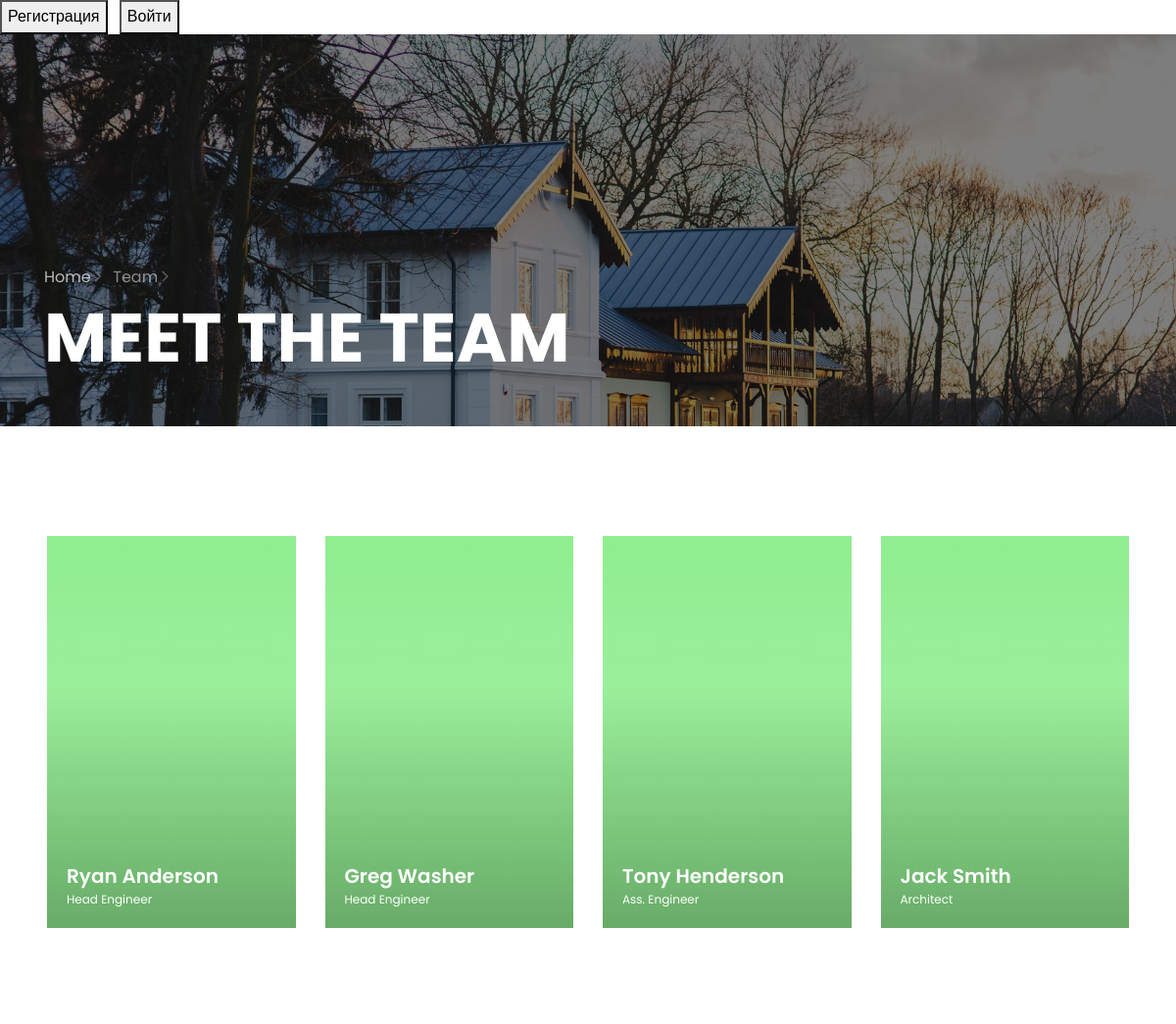
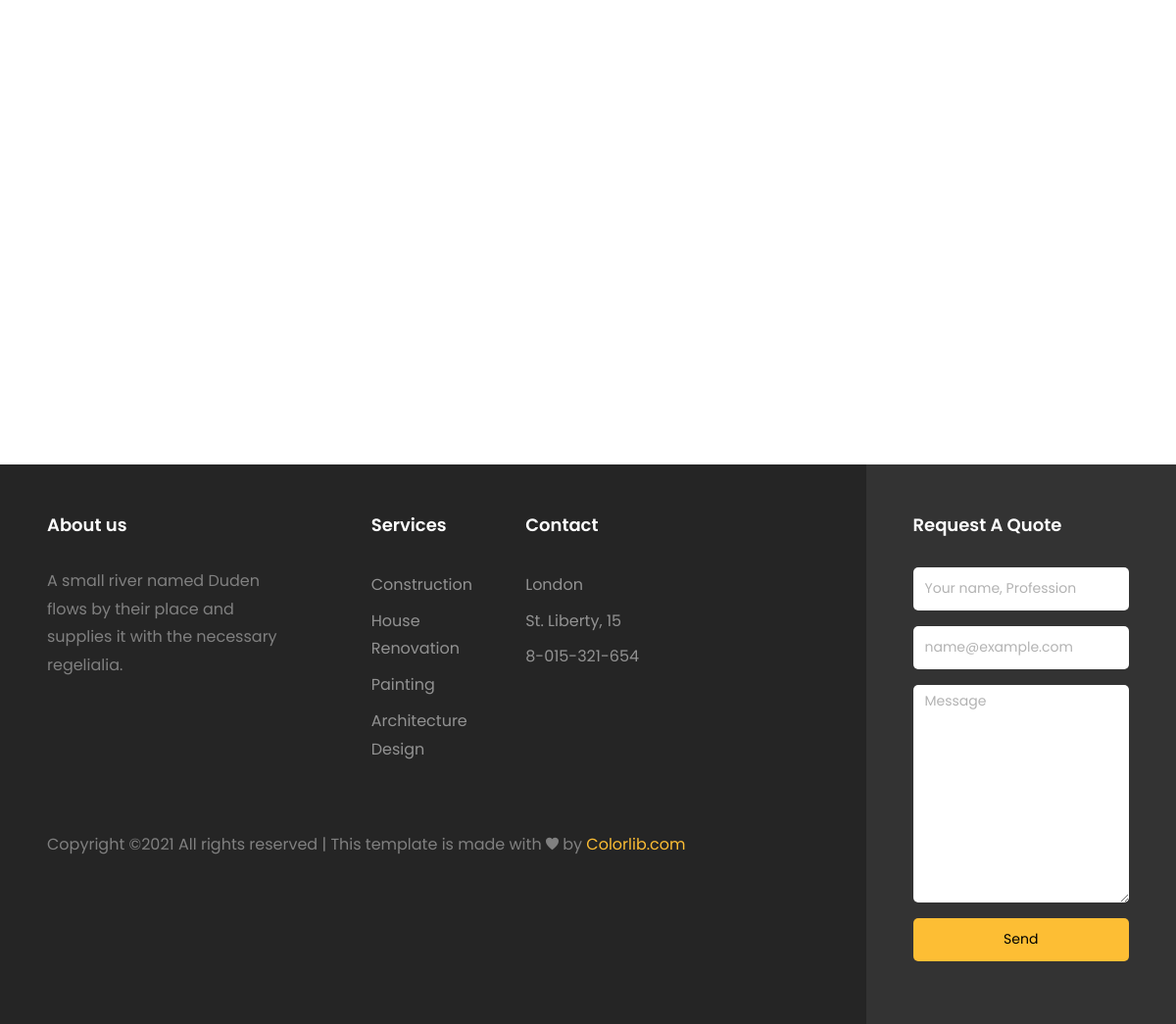
Page /team/ on the committed database (2 pictures, top to bottom).
### team/models.py (models this page shows, shortened)
class Employee(models.Model):
    name = models.CharField('Имя', max_length=30)
    position = models.CharField('Должность', max_length=30)
    image = models.ImageField('Картинка', upload_to='user_images')
    description = models.CharField('Описание', max_length=200)
    class Meta:
        verbose_name = "Сотрудник"
        verbose_name_plural = "Сотрудники"

### main/views.py (the view)
# urls.py: path('team/', team, name='team'),
def team(request):
    if request.method == 'POST':
        feed = FeedbackForm(request.POST)
        if feed.is_valid():
            feed.save()
    employee = Employee.objects.all()
    feed = FeedbackForm
    data = {
        'facebook': 'https://www.facebook.com/TheElonmus',
        'twitter': 'https://twitter.com/elonmusk',
        'instagram': 'https://www.instagram.com/elonrmuskk/',
        'construction': 'Construction',
        'renovation': 'House Renovation',
        'painting': 'Painting',
        'design': 'Architecture Design',
        'for_contact': 'Contact',
        'city': 'London',
        'adres': 'St. Liberty, 15',
        'tel': '8-015-321-654',
        'employees': employee,
        'feed': feed
    }
    return render(request, 'main/team.html', data)

### main/templates/main/team.html (shortened to what this page needs)
{% extends 'main/base.html' %}
{% load static %}
{% block content %}
    <section class="hero-wrap hero-wrap-2" style="background-image: url({% static 'images/bg_3.jpg' %});" data-stellar-background-ratio="0.5">
      <div class="overlay"></div>
      <div class="container">
        <div class="row no-gutters slider-text align-items-end">
          <div class="col-md-9 ftco-animate pb-5">
          	<p class="breadcrumbs mb-2"><span class="mr-2"><a href="{% url 'index' %}">Home <i class="ion-ios-arrow-forward"></i></a></span> <span>Team <i class="ion-ios-arrow-forward"></i></span></p>
            <h1 class="mb-0 bread">Meet the Team</h1>
          </div>
        </div>
      </div>
    </section>
    <section class="ftco-section">
    	<div class="container-fluid px-md-5">
        <div class="row">
			{% for employee in employees %}
        	<div class="col-lg-3 col-sm-6">
        		<div class="block-2 ftco-animate">
	            <div class="flipper">
	              <div class="front" style="background-image:{{ employee.image }};">
	                <div class="box">
	                  <h2>{{ employee.name }}</h2>
	                  <p>{{ employee.position }}</p>
	                </div>
	              </div>
	              <div class="back">
	                <blockquote>
	                  <p>{{ employee.description }}</p>
	                </blockquote>
	                <div class="author d-flex">
	                  <div class="image align-self-center">
	                  </div>
	                  <div class="name align-self-center ml-3">{{ employee.name }}<span class="position">{{ employee.position }}</span></div>
	                </div>
	              </div>
	            </div>
	          </div>
        	</div>
			{% endfor %}
        </div>
    	</div>
    </section>
{% endblock %}

### rows in the picture
Employee: name "Ryan Anderson", position "Head Engineer"
Employee: name "Greg Washer", position "Head Engineer"
Employee: name "Tony Henderson", position "Ass. Engineer"
Employee: name "Jack Smith", position "Architect"

### other values in the picture
{{ construction }} "Construction"
{{ renovation }} "House Renovation"
{{ painting }} "Painting"
{{ design }} "Architecture Design"
{{ for_contact }} "Contact"
{{ city }} "London"
{{ adres }} "St. Liberty, 15"
{{ tel }} "8-015-321-654"
